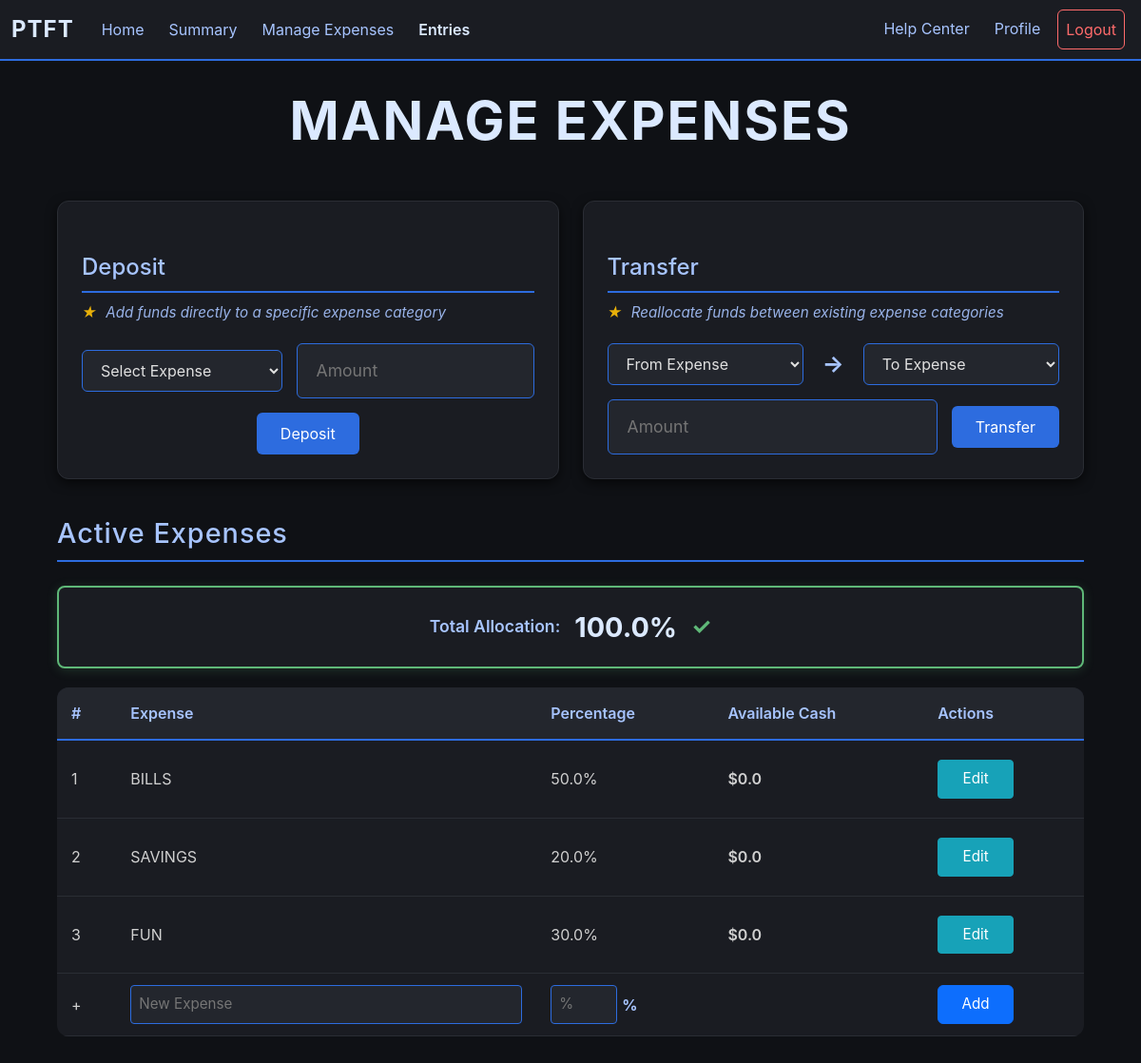
Page /expenses (signed in) on the committed database.
### app/models.py (models this page shows, shortened)
class Expenses(db.Model):        #Stores all expense category per user
    id = db.Column(db.Integer, primary_key = True)
    user_id = db.Column(db.Integer, db.ForeignKey("user.id"))
    name = db.Column(db.String(25))
    percentage = db.Column(db.Float)
    status = db.Column(db.Boolean, default = True)      #Archive Status
    deleted = db.Column(db.Boolean, default = False)
    savings = db.Column(db.Float, default = 0.0)
    earnings = db.Column(db.Float, default = 0.0)
    spendings = db.Column(db.Float, default = 0.0)
    transferred = db.Column(db.Float, default = 0.0)
    balance = db.Column(db.Float, default = 0.0)
    credit_balance = db.Column(db.Float, default = 0.0)

### app/routes/expense.py (the view)
@expense.route("/expenses", methods = ["GET"])
def expenses():
    if helper.check_login():
        active_expenses = {}
        inactive_expenses = {}
        expense_data = {}       #Links expense id to total savings {expense_id: amount saved}
        snaps = Exp_Snap.query.filter_by(user_id = session["user_id"]).all()
        deposits = Transaction.query.filter_by(user_id = session["user_id"], deposit_status = True).all()
        expenses = Expenses.query.filter_by(user_id = session["user_id"]).all()
        for snap in snaps:      #Calculates net total from snapshots
            expense_data[snap.expense_id] = expense_data.get(snap.expense_id, 0.0) + (snap.expense_earnings - snap.total_spending)
        for deposit in deposits:        #Calculates total deposits per expense
            expense_data[deposit.expense_id] = expense_data.get(deposit.expense_id, 0.0) + deposit.amount
        for expense in expenses:        #Separates expense types between archived and unarchived
            savings = round((expense_data.get(expense.id, 0.0) + expense.transferred), 2)
            expense.savings = savings
            if expense.status:
                active_expenses[expense] = savings
            else:
                inactive_expenses[expense] = savings
        allocation_check = [0, True]
        for expense in active_expenses:
            allocation_check[0] += expense.percentage
        if allocation_check[0] !=100:
            allocation_check[1] = False
        all_expenses = list(active_expenses.keys()) + list(inactive_expenses.keys())
        deposits = Transaction.query.filter_by(user_id = session["user_id"], deposit_status = True).all()
        db.session.commit()
        return render_template("expenses.html", active_expenses = active_expenses, inactive_expenses = inactive_expenses, status = allocation_check, all_expenses = all_expenses, deposits = deposits)
    else:
        return redirect(url_for("user.login"))

### app/helper.py (called while the page is built)
def check_login():
    return "user_id" in session

### app/templates/expenses.html (shortened to what this page needs)
{% extends "budget_base.html"%}
{% block content %}
<div class="expense-container">
    <h1 class="main-title">MANAGE EXPENSES</h1>
    <div class="function-sections">
        {% if active_expenses %}
        <div class="function-section">
            <h2 class="function-title">Deposit</h2>
            <p class="function-helper-text"><span class="tip-star">★</span> Add funds directly to a specific expense category</p>
            <form action="/deposit" method="POST" class="inline-form">
                <select name="expense_id" required>
                    <option value="">Select Expense</option>
                </select>
                <div class="input-wrapper">
                    <input type="number" step="0.01" name="amount" placeholder="Amount" min="0" required>
                </div>
                <button type="submit" class="form-btn">Deposit</button>
            </form>
        </div>
        <div class="function-section">
            <h2 class="function-title">Transfer</h2>
            <p class="function-helper-text"><span class="tip-star">★</span> Reallocate funds between existing expense categories</p>
            <form action="/reallocate" method="POST" class="inline-form">
                <select name="from_expense" required>
                    <option value="">From Expense</option>
                </select>
                <span class="arrow">→</span>
                <select name="to_expense" required>
                    <option value="">To Expense</option>
                </select>
                <div class="input-wrapper">
                    <input type="number" step="0.01" name="amount" placeholder="Amount" min="0" required>
                </div>
                <button type="submit" class="form-btn">Transfer</button>
            </form>
        </div>
      {% endif %}
    </div>
    <h1 class="section-title">Active Expenses</h1>
    <div class="status-display-compact {% if status[1] %}status-perfect{% else %}status-error{% endif %}">
        <div class="status-compact-content">
            <span class="status-label">Total Allocation:</span>
            <span class="status-percentage-compact">{{status[0]}}%</span>
            {% if status[1] %}
                <span class="status-icon-compact perfect">✓</span>
            {% else %}
                <span class="status-icon-compact error">✗</span>
            {% endif %}
        </div>
    </div>
    <table class="expense-table">
        <thead>
            <tr>
                <th>#</th>
                <th>Expense</th>
                <th>Percentage</th>
                <th>Available Cash</th>
                <th>Actions</th>
            </tr>
        </thead>
        <tbody>
            {% for active_expense in active_expenses %}
            <tr class="log-row" data-row-id="active-{{active_expense.id}}">
                <td>{{loop.index}}</td>
                <td>
                    <div class="display-mode">
                        <span class="display-text">{{active_expense.name}}</span>
                    </div>
                </td>
                <td>
                    <div class="display-mode">
                        <span class="display-text">{{active_expense.percentage}}%</span>
                    </div>
                </td>
                <td class="cash-cell">${{active_expenses[active_expense]}}</td>
                <td>
                    <div class="display-mode">
                        <button class="btn btn-dark btn-info btn-sm edit-toggle-btn" onclick="toggleEdit('active-{{active_expense.id}}')">Edit</button>
                    </div>
                </td>
            </tr>
            {% endfor %}
            <tr class="add-row">
                <form action="/add_expense" method="POST">
                    <td>+</td>
                    <td><input type="text" name="expense_name" placeholder="New Expense" class="table-input" required></td>
                    <td>
                        <div class="percent-wrapper">
                            <input type="number" name="percent" placeholder="%" class="table-input percent-input" required>
                            <span class="percent-symbol">%</span>
                        </div>
                    </td>
                    <td></td>
                    <td><button type="submit" class="btn btn-primary">Add</button></td>
                </form>
            </tr>
        </tbody>
    </table>
</div>
{% endblock %}

### static/style.css (style rules this page uses)
body { background-color: #0f1115; color: #e0e0e0; font-family: -apple-system, BlinkMacSystemFont, "Segoe UI", Roboto, Arial, sans-serif; }
input[type="number"] { -moz-appearance: textfield; }
h1 { color: #dbe9ff; text-align: center; margin-bottom: 40px; font-size: 2.5em; letter-spacing: 1px; }
h2 { color: #a7c4ff; border-bottom: 2px solid #2d6cdf; padding-bottom: 8px; margin-top: 30px; margin-bottom: 18px; font-size: 1.4em; }
.main-title { color: #dbe9ff; text-align: center; margin-bottom: 50px; font-size: 3.5em; letter-spacing: 2px; font-weight: bold; }
.section-title { color: #a7c4ff; font-size: 1.8em; margin-top: 40px; margin-bottom: 25px; border-bottom: 2px solid #2d6cdf; padding-bottom: 10px; text-align: left; }
.expense-container { max-width: 95%; margin: 0 auto; padding: 30px; }
.function-helper-text { color: #a7c4ff; font-size: 0.95em; margin: -10px 0 20px 0; font-style: italic; opacity: 0.9; }
.status-display-compact { background: #1a1c22; border-radius: 8px; padding: 20px 30px; margin-bottom: 20px; box-shadow: 0 4px 12px rgba(0,0,0,0.6); border: 2px solid; transition: all 0.3s ease; }
.status-display-compact.status-perfect { border-color: #5fb878; box-shadow: 0 2px 12px rgba(95, 184, 120, 0.2); }
.status-compact-content { display: flex; align-items: center; justify-content: center; gap: 15px; }
.status-label { color: #a7c4ff; font-size: 1.1em; font-weight: 600; }
.status-percentage-compact { font-size: 1.8em; font-weight: bold; color: #dbe9ff; }
.status-icon-compact { font-size: 1.5em; font-weight: bold; }
.status-icon-compact.perfect { color: #5fb878; }
.inline-form { display: flex; gap: 15px; align-items: center; flex-wrap: wrap; justify-content: center; }
.inline-form select { background: #23262d; color: #e0e0e0; border: 1px solid #2d6cdf; border-radius: 6px; padding: 10px 15px; font-size: 1em; flex: 1; min-width: 200px; }
.input-wrapper { position: relative; flex: 1; min-width: 250px; max-width: 400px; }
.input-wrapper input { background: #23262d; color: #e0e0e0; border: 1px solid #2d6cdf; border-radius: 6px; padding: 15px 20px; font-size: 1.1em; width: 100%; }
.note-input, .table-input, .date-input-table { background: #23262d; color: #e0e0e0; border: 1px solid #2d6cdf; border-radius: 4px; font-size: 0.9em; }
.table-input { padding: 8px; width: 100%; font-size: 0.95em; }
.form-btn { padding: 10px 25px; background: #2d6cdf; color: white; border: none; border-radius: 6px; cursor: pointer; transition: background 0.3s; font-size: 1em; }
.expense-table { width: 100%; background: #1a1c22; border-radius: 12px; overflow: hidden; margin-top: 20px; border-collapse: separate; border-spacing: 0; }
.expense-table thead { background: #23262d; }
.expense-table th { color: #a7c4ff; padding: 15px; text-align: left; border-bottom: 2px solid #2d6cdf; font-weight: 600; }
.expense-table td { padding: 12px 15px; color: #d0d0d0; border-bottom: 1px solid #2a2d34; }
.expense-table .btn { padding: 8px 16px; font-size: 0.95em; min-width: 80px; }
.percent-wrapper { display: flex; align-items: center; gap: 5px; }
.percent-input { width: 70px; }
.percent-symbol { color: #a7c4ff; font-weight: bold; }
.cash-cell { color: #1f9d6a; font-weight: 600; }
.function-sections { display: grid; grid-template-columns: repeat(auto-fit, minmax(min(450px, 100%), 1fr)); gap: clamp(15px, 3vw, 25px); margin-bottom: clamp(25px, 5vw, 40px); }
.function-section { background: #1a1c22; border-radius: clamp(6px, 1.5vw, 12px); padding: clamp(12px, 3vw, 25px); box-shadow: 0 4px 12px rgba(0,0,0,0.6); border: 1px solid #2a2d34; }
.function-title { color: #a7c4ff; font-size: 1.5em; margin-bottom: 20px; border-bottom: 2px solid #2d6cdf; padding-bottom: 10px; }
.arrow { color: #a7c4ff; font-size: 1.5em; font-weight: bold; margin: 0 5px; }
.tip-star { color: #ffc107; margin-right: 5px; }
.display-text { color: #d0d0d0; font-size: 1em; }
.log-row .display-mode { padding: 8px 0; }
.btn-info { background-color: #17a2b8; border-color: #17a2b8; color: #ffffff !important; }
.edit-toggle-btn.btn-info { background-color: #17a2b8 !important; border-color: #17a2b8 !important; color: #ffffff !important; }
.add-row .btn { width: auto; max-width: 100%; }

### rows in the picture
Expenses: name "BILLS", percentage "50.0", active_expenses "0.0"
Expenses: name "SAVINGS", percentage "20.0", active_expenses "0.0"
Expenses: name "FUN", percentage "30.0", active_expenses "0.0"

### other values in the picture
{{ status[0] }} "100.0"
